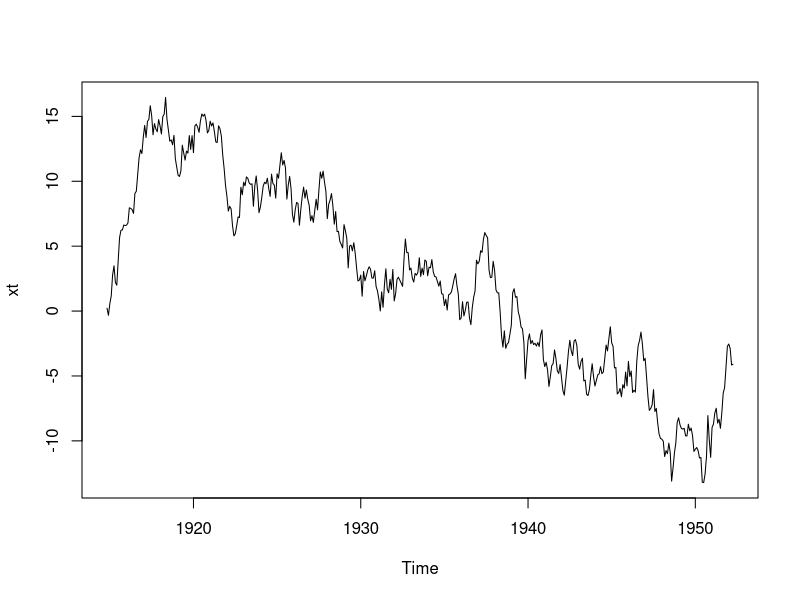
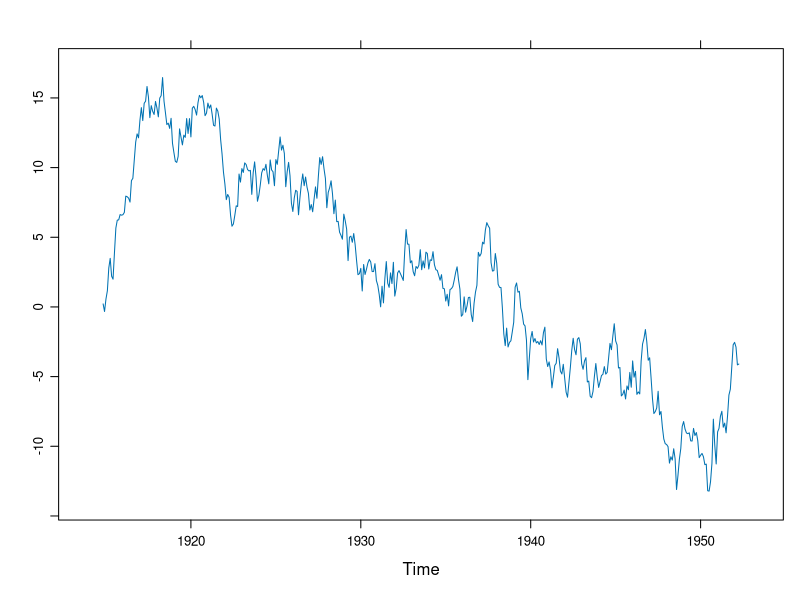

The R source for these figures, in order:
#Challenge - time series formatting
#Creating a ts object
#Set seed
set.seed(4)
#Create cumulative sum of normal distribution
x = cumsum(rnorm(n = 450))
#Add a time component starting November 1914
xt = ts(x, start = c(1914, 11), frequency = 12)
#Plot data
plot(xt)
#Extra - use lattice package
library(lattice)
xyplot.ts(xt)

